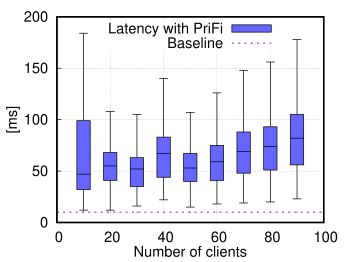

gnuplot code for this plot:
set terminal postscript eps size 3.5,2.62 enhanced color font 'Helvetica,21' linewidth 2
set output 'others_5p_lat.eps'

set style line 3 linecolor rgb '#8A2BE2' linetype 0 linewidth 3

#set border 2 front lt black linewidth 1.000 dashtype solid
set boxwidth 5 absolute
set style fill solid 0.6 border lt -1
set pointsize 0.5
set style data boxplot
set xtics  norangelimit 
set xtics border in scale 0,0 nomirror norotate  autojustify
set ytics border in scale 1,0.5 nomirror norotate  autojustify
set yrange [ 0.00000 : 200.000 ] noreverse nowriteback
set xrange [ 0.00000 : 100.0 ] noreverse nowriteback
DEBUG_TERM_HTIC = 100
DEBUG_TERM_VTIC = 100

set key top left

set grid ytics xtics  # draw lines for each ytics and mytics
set grid               # enable the grid

set xlabel "Number of clients" offset 0,0.5
set ylabel "[ms]" offset 1.7,0

set style boxplot nooutliers
set datafile separator ","

plot 'individualpcaps_others_1_10.gnudata' using (10):1 title "Latency with PriFi" linecolor rgb "#0000FF", \
     'individualpcaps_others_2_20.gnudata' using (20):1 notitle linecolor rgb "#0000FF", \
     'individualpcaps_others_2_30.gnudata' using (30):1 notitle linecolor rgb "#0000FF", \
     'individualpcaps_others_2_40.gnudata' using (40):1 notitle linecolor rgb "#0000FF", \
     'individualpcaps_others_3_50.gnudata' using (50):1 notitle linecolor rgb "#0000FF", \
     'individualpcaps_others_4_60.gnudata' using (60):1 notitle linecolor rgb "#0000FF", \
     'individualpcaps_others_4_70.gnudata' using (70):1 notitle linecolor rgb "#0000FF", \
     'individualpcaps_others_4_80.gnudata' using (80):1 notitle linecolor rgb "#0000FF", \
     'individualpcaps_others_5_90.gnudata' using (90):1 notitle linecolor rgb "#0000FF", \
     'baseline.gnudata' using 1:2 title "Baseline" with lp ls 3
